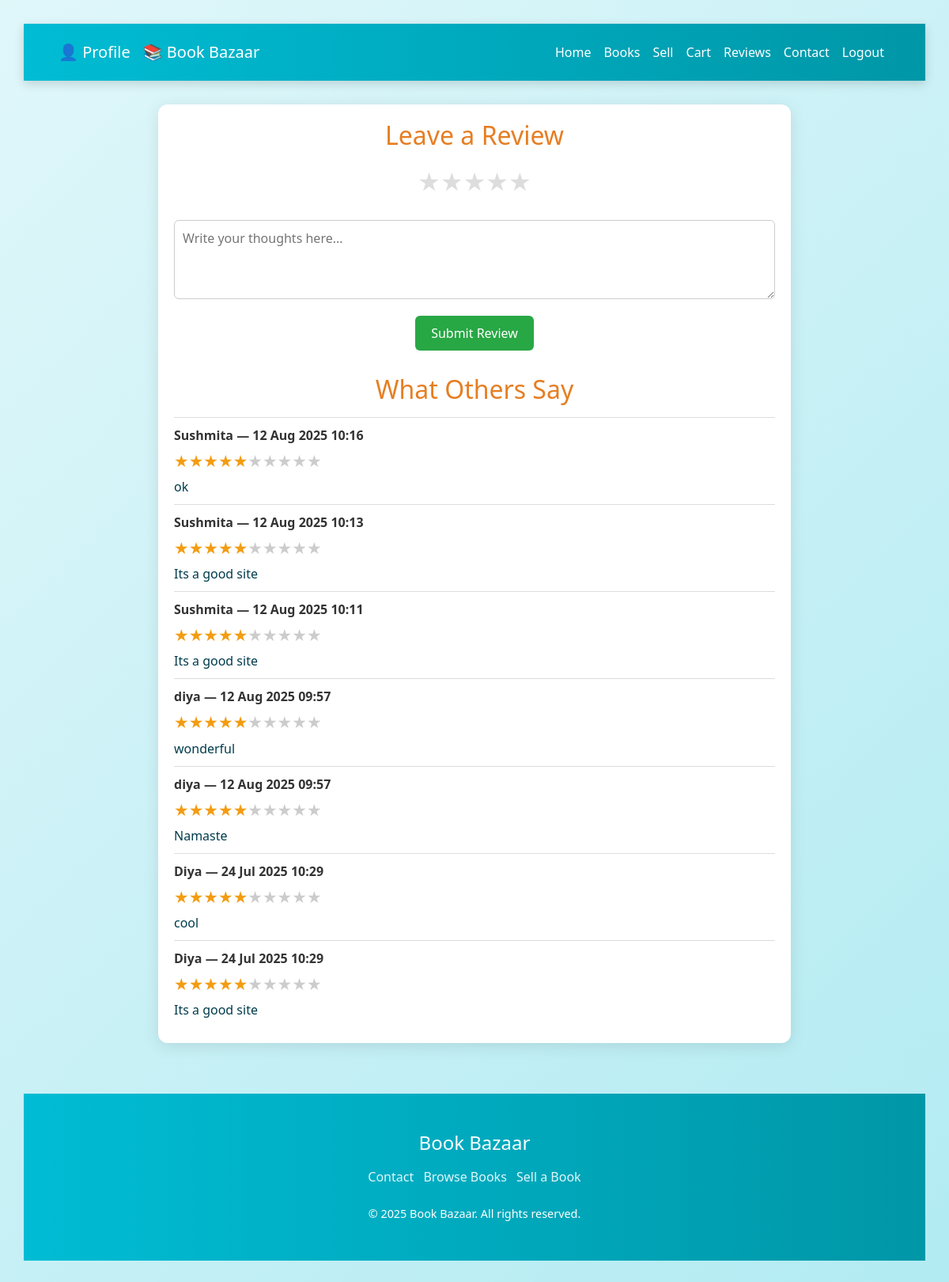
/submit_review/ (signed in), run on the app's committed database.
### book_app/models.py (models this page shows, shortened)
class Review(models.Model):
    user = models.ForeignKey(User, on_delete=models.CASCADE)
    rating = models.IntegerField()
    comment = models.TextField()
    created_at = models.DateTimeField(auto_now_add=True)

### book_app/views.py (the view, shortened to what this page needs)
# urls.py: path('submit_review/',submit_review, name='submit_review'),
@login_required
def submit_review(request):
    return render(request, 'reviews.html', {
        'reviews': Review.objects.order_by('-created_at')
    })

### templates/reviews.html (shortened to what this page needs)
{% extends "base.html" %}
{% load static %}
{% block extra_css %}
<link rel="stylesheet" href="{% static 'book_app/reviews.css' %}">
{% endblock extra_css %}
{% block body %}
<div class="review-container">
  <h2>Leave a Review</h2>
  <form method="POST" action="{% url 'submit_review' %}">
    <div class="star-rating">
      {% for i in "54321" %}
        <label for="star{{ i }}" data-value="{{ i }}">★</label>
      {% endfor %}
    </div>
    <textarea name="comment" placeholder="Write your thoughts here..." required></textarea>
    <button type="submit">Submit Review</button>
  </form>
  <div class="review-list">
    <h2>What Others Say</h2>
    {% for review in reviews %}
      <div class="review">
        <div class="user">{{ review.user.username }} — {{ review.created_at|date:"d M Y H:i" }}</div>
        <div class="stars">
          {% for i in "12345"|slice:":review.rating"|make_list %}
            <label>★</label>
          {% endfor %}
          {% for i in "12345"|slice:"review.rating:"|make_list %}
            <label class="empty">★</label>
          {% endfor %}
        </div>
        <div class="comment">{{ review.comment }}</div>
      </div>
    {% empty %}
      <p>No reviews yet. Be the first to leave one!</p>
    {% endfor %}
  </div>
</div>
{% endblock body %}

### book_app/static/book_app/style.css (style rules this page uses)
* { margin: 0; padding: 0; box-sizing: border-box; }
html, body { font-family: 'Poppins', sans-serif; background: linear-gradient(to bottom right, #dff6fd, #a0e7ff); min-height: 100vh; overflow-x: hidden; }

### book_app/static/book_app/reviews.css (style rules this page uses)
body { font-family: 'Segoe UI', sans-serif; background: #fffaf3; padding: 30px; }
.review-container { max-width: 700px; margin: auto; background: #fff; border-radius: 10px; box-shadow: 0 5px 15px rgba(0,0,0,0.1); padding: 30px; }
h2 { text-align: center; color: #e67e22; margin-bottom: 10px; }
.star-rating { display: flex; justify-content: center; font-size: 2rem; direction: rtl; }
.star-rating label { color: #ccc; cursor: pointer; transition: color 0.2s; }
textarea { width: 100%; height: 100px; margin-top: 15px; padding: 10px; border: 1px solid #ccc; border-radius: 8px; resize: none; }
button { margin-top: 15px; padding: 10px 20px; background-color: #e67e22; color: white; border: none; border-radius: 8px; cursor: pointer; display: block; margin-left: auto; margin-right: auto; }
.review-list { margin-top: 30px; }
.review { border-top: 1px solid #eee; padding: 15px 0; }
.review .user { font-weight: bold; color: #333; }
.review .comment { margin-top: 5px; }
.review .stars { display: flex; font-size: 1.3rem; margin-bottom: 5px; }
.review .stars label { color: #f39c12; }
.review .stars .empty { color: #ccc; }

### templates/reviews.html (style rules this page uses)
.review-container { max-width: 800px; margin: 30px auto; padding: 20px; background: #fff; border-radius: 12px; box-shadow: 0 4px 20px rgba(0,0,0,0.1); }
h2 { margin-bottom: 15px; text-align: center; }
.star-rating { display: flex; flex-direction: row-reverse; justify-content: center; margin-bottom: 15px; }
.star-rating label { font-size: 2rem; color: #ddd; cursor: pointer; transition: color 0.2s; }
textarea { width: 100%; height: 100px; padding: 10px; margin-top: 10px; resize: vertical; border: 1px solid #ccc; border-radius: 6px; }
button { display: block; margin: 15px auto; padding: 10px 20px; background: #28a745; color: white; font-size: 1rem; border: none; border-radius: 6px; cursor: pointer; }
.review-list { margin-top: 30px; }
.review { border-top: 1px solid #ddd; padding: 10px 0; }
.user { font-weight: bold; margin-bottom: 5px; }
.stars { color: gold; margin-bottom: 5px; }
.stars .empty { color: #ddd; }

### templates/base.html (style rules this page uses)
* { margin: 0; padding: 0; box-sizing: border-box; }
body { font-family: 'Segoe UI', sans-serif; background: linear-gradient(135deg, #e0f7fa, #b2ebf2); color: #003c4d; }

### data on the page
Review: user.username "Sushmita", created_at "12 Aug 2025 10:16", comment "ok"
Review: user.username "Sushmita", created_at "12 Aug 2025 10:13", comment "Its a good site"
Review: user.username "Sushmita", created_at "12 Aug 2025 10:11", comment "Its a good site"
Review: user.username "diya", created_at "12 Aug 2025 09:57", comment "wonderful"
Review: user.username "diya", created_at "12 Aug 2025 09:57", comment "Namaste"
Review: user.username "Diya", created_at "24 Jul 2025 10:29", comment "cool"
Review: user.username "Diya", created_at "24 Jul 2025 10:29", comment "Its a good site"
